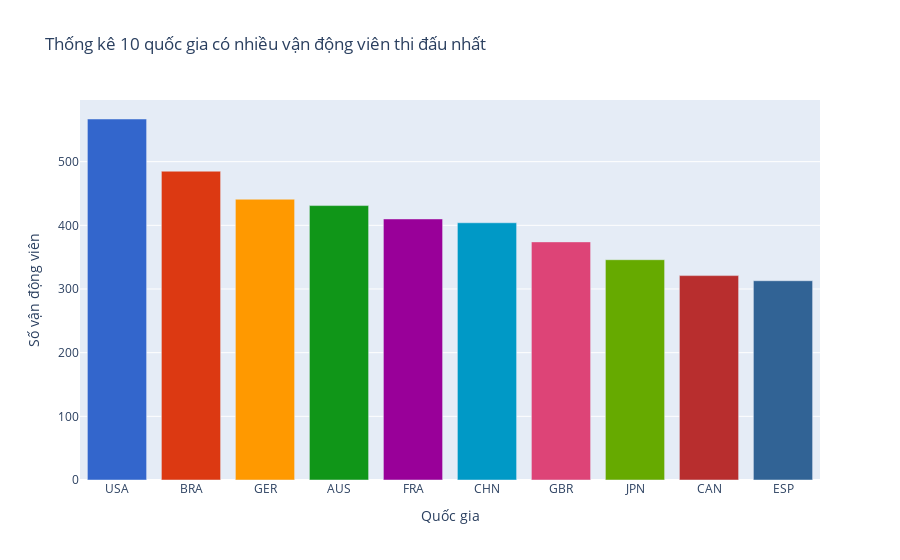

The notebook cell saved with this chart:
### Markdown cell above
### Đặt màu cho biểu đồ khi vẽ bằng plotly graph object

### Code cell
fig = go.Figure()

fig.add_trace(go.Bar(x=df_top10['nationality'], y=df_top10['size'], 
                     marker = {'color': px.colors.qualitative.G10}))

fig.update_layout({'title': 'Thống kê 10 quốc gia có nhiều vận động viên thi đấu nhất',
                 'xaxis_title': 'Quốc gia',
                 'yaxis_title': 'Số vận động viên'})

fig.show()

### Figure 1 — Plotly figure (JSON) as saved in the notebook; plotly's stock layout.template omitted (floating-point values rounded to 4 significant figures)
{"data": [{"marker": {"color": ["#3366CC", "#DC3912", "#FF9900", "#109618", "#990099", "#0099C6", "#DD4477", "#66AA00", "#B82E2E", "#316395"]}, "type": "bar", "x": ["USA", "BRA", "GER", "AUS", "FRA", "CHN", "GBR", "JPN", "CAN", "ESP"], "y": [567, 485, 441, 431, 410, 404, 374, 346, 321, 313]}], "layout": {"title": {"text": "Thống kê 10 quốc gia có nhiều vận động viên thi đấu nhất"}, "xaxis": {"title": {"text": "Quốc gia"}}, "yaxis": {"title": {"text": "Số vận động viên"}}}}
